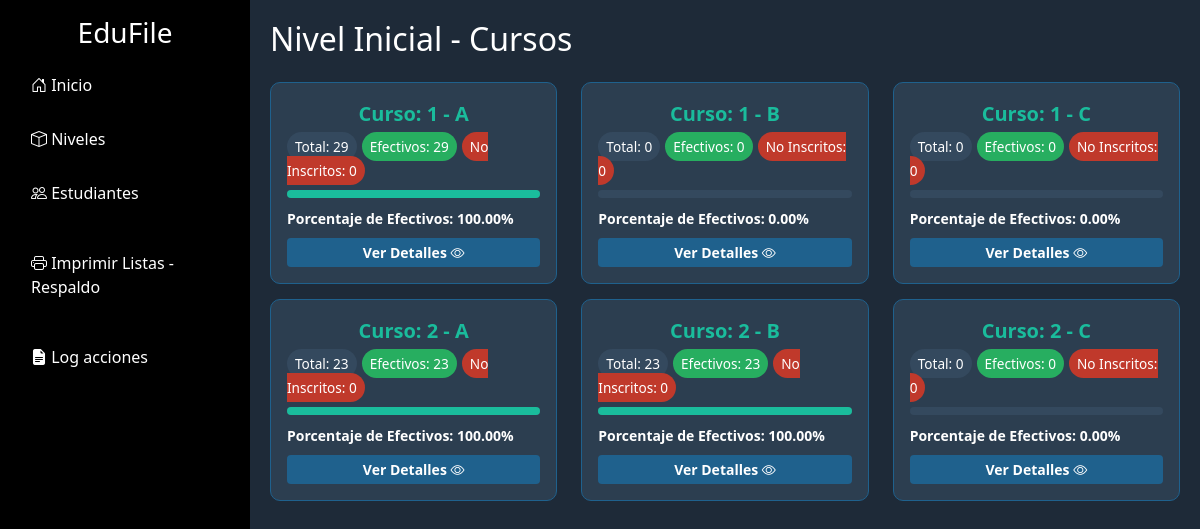
The app's page /inicialCursos.php with its own data.
### tables this page shows
CREATE TABLE `courses` (
  `id` bigint(20) NOT NULL,
  `level_id` bigint(20) DEFAULT NULL,
  `grade` int(11) NOT NULL,
  `parallel` enum('A','B','C') NOT NULL
);

### inicialCursos.php (the view, shortened to what this page needs)
<!DOCTYPE html>
<html lang="es">
<head>
    <link rel="stylesheet" href="css/bootstrap.min.css">
    <link href="https://cdnjs.cloudflare.com/ajax/libs/bootstrap-icons/1.10.5/font/bootstrap-icons.min.css" rel="stylesheet">
</head>
<body>
    <div class="d-flex">
        <?php
        include 'sidebar.php';
        ?>
        <div class="main-content">
            <h2 class="mb-4">Nivel Inicial - Cursos</h2>
            <div class="row">
                <?php
                include 'conexion.php';
                $query = "SELECT id, grade, parallel FROM courses WHERE level_id = 1 ORDER BY grade, parallel";
                $result = $conn->query($query);
                if ($result->num_rows > 0) {
                    while ($course = $result->fetch_assoc()) {
                        $course_id = $course['id'];
                        $grade = $course['grade'];
                        $parallel = $course['parallel'];
                        $statsQuery = "SELECT
                            COUNT(DISTINCT sc.student_id) AS total_registrados,
                            IFNULL(SUM(CASE WHEN sc.status = 'Efectivo - I' THEN 1 ELSE 0 END), 0) AS total_efectivos,
                            IFNULL(SUM(CASE WHEN sc.status = 'No Inscrito' THEN 1 ELSE 0 END), 0) AS total_no_inscritos
                        FROM student_courses sc
                        WHERE sc.course_id = '$course_id'";
                        $statsResult = $conn->query($statsQuery);
                        $stats = $statsResult->fetch_assoc();
                        $porcentajeEfectivos = ($stats['total_registrados'] > 0) ? ($stats['total_efectivos'] / $stats['total_registrados']) * 100 : 0;
                        echo '<div class="col-md-6 col-lg-4">';
                        echo '<div class="card course-card">';
                        echo '<div class="card-body p-3">';
                        echo '<div class="course-title">Curso: ' . htmlspecialchars($grade) . ' - ' . htmlspecialchars($parallel) . '</div>';
                        echo '<div class="mb-2">';
                        echo '<span class="stat-badge badge-total">Total: ' . $stats['total_registrados'] . '</span>';
                        echo '<span class="stat-badge badge-efectivos">Efectivos: ' . $stats['total_efectivos'] . '</span>';
                        echo '<span class="stat-badge badge-noinscritos">No Inscritos: ' . $stats['total_no_inscritos'] . '</span>';
                        echo '</div>';
                        echo '<div class="progress mb-2">';
                        echo '<div class="progress-bar" role="progressbar" style="width: ' . $porcentajeEfectivos . '%;" aria-valuenow="' . $porcentajeEfectivos . '" aria-valuemin="0" aria-valuemax="100"></div>';
                        echo '</div>';
                        echo '<small class="porcentaje-efectivos">Porcentaje de Efectivos: ' . number_format($porcentajeEfectivos, 2) . '%</small>';
                        echo '<a href="vistaGenCurso.php?grade=' . urlencode($grade) . '&parallel=' . urlencode($parallel) . '&level=inicial" class="btn btn-view btn-sm mt-2">Ver Detalles <i class="bi bi-eye"></i></a>';
                        echo '</div>';
                        echo '</div>';
                        echo '</div>';
                    }
                } else {
                    echo '<p>No se encontraron cursos en el nivel inicial.</p>';
                }
                ?>
            </div>
        </div>
    </div>
</body>
</html>

### inicialCursos.php (style rules this page uses)
:root { --color-primary: #3498db; --color-secondary: #2ecc71; --color-accent: #e74c3c; --color-warning: #f1c40f; --color-dark: #2c3e50; --color-pink: #e91e63; }
body { background-color: #1E2A38; color: #ffffff; }
.main-content { flex-grow: 1; padding: 20px; }
.course-card { background-color: #2C3E50; border: 1px solid #1F618D; border-radius: 10px; margin-bottom: 15px; transition: transform 0.2s, box-shadow 0.2s; }
.course-title { font-size: 1.25rem; margin-bottom: 5px; color: #1ABC9C; font-weight: bold; text-align: center; }
.stat-badge { font-size: 0.85rem; padding: 5px 8px; border-radius: 15px; margin-right: 5px; margin-bottom: 5px; color: #ffffff; }
.badge-total { background-color: #34495E; }
.badge-efectivos { background-color: #27AE60; }
.badge-noinscritos { background-color: #C0392B; }
.progress { height: 8px; background-color: #34495E; border-radius: 5px; overflow: hidden; margin-bottom: 10px; }
.progress-bar { background-color: #1ABC9C; }
.btn-view { background-color: #1F618D; border: none; width: 100%; font-weight: bold; color: #ffffff; }
.porcentaje-efectivos { color: #ffffff; font-weight: bold; }

### records on screen
courses: grade "1", parallel "A", total_registrados "29", total_efectivos "29", total_no_inscritos "0", $porcentajeEfectivos 100 (drawn), porcentajeEfectivos "100.00"
courses: grade "1", parallel "B", total_registrados "0", total_efectivos "0", total_no_inscritos "0", porcentajeEfectivos "0.00"
courses: grade "1", parallel "C", total_registrados "0", total_efectivos "0", total_no_inscritos "0", porcentajeEfectivos "0.00"
courses: grade "2", parallel "A", total_registrados "23", total_efectivos "23", total_no_inscritos "0", $porcentajeEfectivos 100 (drawn), porcentajeEfectivos "100.00"
courses: grade "2", parallel "B", total_registrados "23", total_efectivos "23", total_no_inscritos "0", $porcentajeEfectivos 100 (drawn), porcentajeEfectivos "100.00"
courses: grade "2", parallel "C", total_registrados "0", total_efectivos "0", total_no_inscritos "0", porcentajeEfectivos "0.00"
